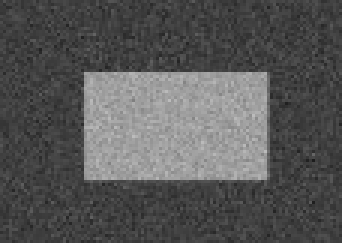
#> input picture otsubinary.png, 114 x 81 px (shown 3 times larger)
$ python otsubinary.py
#> lines starting #> are read from the running program, lines starting #| are printed output that depends on the picture; after the words box and inside, x2 and y2 are one past the last pixel; in counts of white or black regions, pixels touching at a corner belong together
#encoding:utf-8
import cv2
import numpy as np
from matplotlib import pyplot as plt
img=cv2.imread('otsubinary.png', 0)
#> img is the input picture: shape (81, 114); min 29, max 188, mean 86.8
gaussian=cv2.GaussianBlur(img,(5,5), 0)
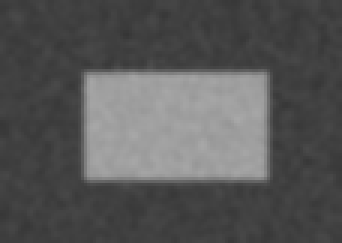
#> gaussian: shape (81, 114) (shown 3 times larger); min 53, max 168, mean 86.8
_,th1=cv2.threshold(img, 127, 255, cv2.THRESH_BINARY)
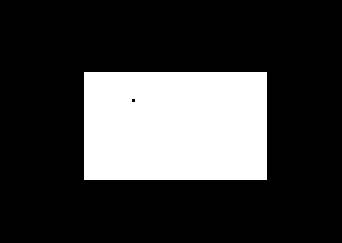
#> th1: shape (81, 114) (shown 3 times larger); 23.8% white; 1 white region, box (x1, y1, x2, y2) and area: (28, 24, 89, 60) 2195
_,th2=cv2.threshold(img, 0, 255, cv2.THRESH_BINARY+cv2.THRESH_OTSU)
#> th2: shape (81, 114); 23.9% white; 1 white region, box (x1, y1, x2, y2) and area: (28, 24, 90, 60) 2203
_,th3=cv2.threshold(gaussian, 0, 255, cv2.THRESH_BINARY+cv2.THRESH_OTSU)
#> th3: shape (81, 114); 23.8% white; 1 white region, box (x1, y1, x2, y2) and area: (28, 24, 90, 60) 2201
imgs=[img, 0, th1,
        img, 0, th2,
        gaussian, 0, th3]

for i in xrange(3):
    plt.subplot(3,3, i * 3 + 1)
    plt.imshow(imgs[i*3], 'gray')
    plt.xticks([]),plt.yticks([])
    plt.subplot(3,3, i * 3 + 2)
    plt.hist(imgs[i*3].ravel(), 256)
    plt.xticks([]),plt.yticks([])
    plt.subplot(3,3, i * 3 + 3)
    plt.imshow(imgs[i*3+2], 'gray')
    plt.xticks([]),plt.yticks([])
plt.show()
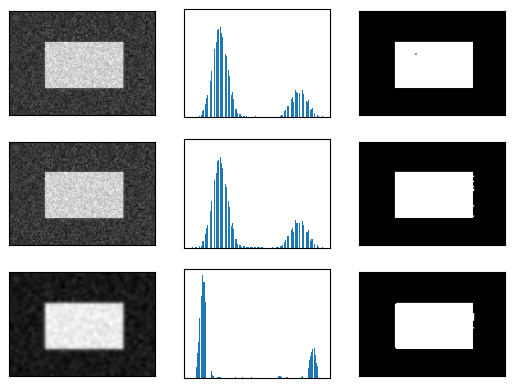
#> figure drawn by matplotlib, 9 panels
